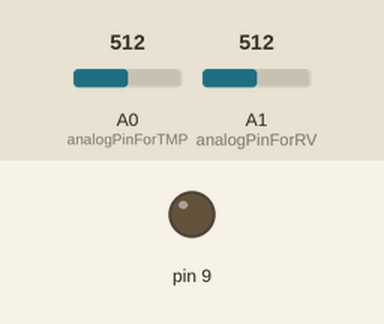
A sketch run on a simulated Arduino Uno, built with avr-gcc and run on an emulated ATmega328P. On the bench: output pins drawn as LEDs (lit = HIGH). Inputs (shaded band) come from the test bench; at power-on: A1 (analogPinForRV) = 512, A0 (analogPinForTMP) = 512. What the sketch prints to the serial monitor is not drawn.

Above: at 0.1 s.
At 1.2 s:
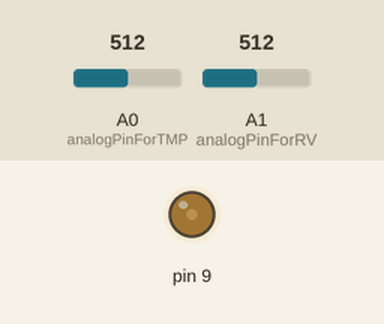
1.3 s: A1 (analogPinForRV) set to 716
At 2.9 s:
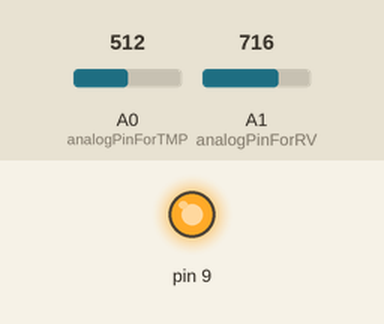
3.5 s: A1 (analogPinForRV) set to 511
6.5 s: A0 (analogPinForTMP) set to 716
9.5 s: A0 (analogPinForTMP) set to 306
Timing chart, 0 to 12.5 s (numbered marks = the images above; inputs shaded):
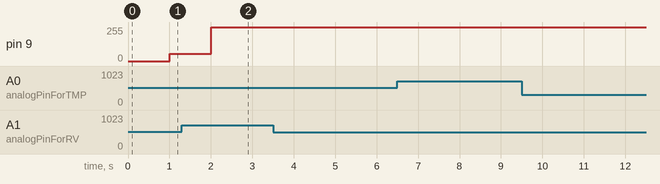

Measured:
- after the input at 1.3 s, pin 9: 56/255 → 255/255 after 0.70 s
- after the input at 3.5 s, every drawn part: stays the same
- after the input at 6.5 s, every drawn part: stays the same
- after the input at 9.5 s, every drawn part: stays the same

The sketch:

timingTest.ino
```cpp
#define analogPinForRV 1 // change to pins you the analog pins are using
#define analogPinForTMP 0
const float zeroWindAdjustment = .2; // negative numbers yield smaller wind speeds and vice versa.
int TMP_Therm_ADunits;               //temp termistor value from wind sensor
float RV_Wind_ADunits;               //RV output from wind sensor
float RV_Wind_Volts;
unsigned long lastMillis;
int TempCtimes100;
float zeroWind_ADunits;
float zeroWind_volts;
float WindSpeed_MPH;

float maxWindSpeed = 50.00; // <---------------------- ieraksti maximālo vēju ātrumu ar komatu piem: 63.55, 50.0;
int speed_ = 0;
int highestValue = 0;
bool newHighValue = true;
int slowDownValue = 1;
int lowestSpeedValue = 1;

// ----------- //

unsigned long lastMillis_readSensor;
unsigned long lastMillis_checkHiVal;
unsigned long lastMillis_buildNewSpeed;
unsigned long lastMillis_spinningFans;

int sensorValue = 0;
int currentValue = 0;
int minimalValue = 1;              // treshol value so smal curent changes dosn't start SetUpNewSpeed(); function
float timeToBuildUpNewSpeed = 2.5; // change this value to increase the time, so the fans can reach the highes sensor value
bool newhigGestValue = false;
bool firstFrameSetupSpeed = false;
bool fansAreSpinning = false;

void setup()
{
    Serial.begin(57600);
    Serial.println("start");

    // ----------- //

    pinMode(A2, INPUT);    // GND pin
    pinMode(A3, INPUT);    // VCC pin
    digitalWrite(A3, LOW); // turn off pullups
}

void loop()
{
    ReadSensor();
    CheckHighestValue();
    if (newhigGestValue)
    {
        SetupNewSpeed();
    }
    if (fansAreSpinning)
    {
        SpinningFans();
    }
}

void SpinningFans()
{
    if (millis() - lastMillis_spinningFans > 3000)
    {
        fansAreSpinning = false;
        currentValue = 0;
        analogWrite(9, currentValue);
        Serial.println("stop");
    }
}

void SetupNewSpeed()
{
    // functions Setup
    if (firstFrameSetupSpeed)
    {
        Serial.println("firstFrameSetupSpeed");
        lastMillis_buildNewSpeed = millis();
        firstFrameSetupSpeed = false;
        newhigGestValue = false;
        analogWrite(9, currentValue);
    }

    // time to finish building up the new speed
    if (millis() - lastMillis_buildNewSpeed > 2500)
    {
        highestValue = false;
        fansAreSpinning = true;
        lastMillis_spinningFans = millis();
    }
}

void CheckHighestValue()
{
    if (sensorValue > highestValue)
    {
        highestValue = sensorValue;
    }

    // register if ther's a new higest value in 1000 milliseconds
    if (millis() - lastMillis_checkHiVal > 1000)
    {
        if (highestValue > minimalValue)
        {
            newhigGestValue = true;
            firstFrameSetupSpeed = true;
            currentValue = highestValue;
            Serial.println("new REAL highestValue: " + sensorValue);
        }else
        {
            newhigGestValue=false;
        }

        lastMillis_checkHiVal = millis();
    }
}

void ReadSensor()
{
    if (millis() - lastMillis_readSensor > 200)
    {
        lastMillis_readSensor = millis();

        TMP_Therm_ADunits = analogRead(analogPinForTMP);
        RV_Wind_ADunits = analogRead(analogPinForRV);
        RV_Wind_Volts = (RV_Wind_ADunits * 0.0048828125);
        TempCtimes100 = (0.005 * ((float)TMP_Therm_ADunits * (float)TMP_Therm_ADunits)) - (16.862 * (float)TMP_Therm_ADunits) + 9075.4;
        zeroWind_ADunits = -0.0006 * ((float)TMP_Therm_ADunits * (float)TMP_Therm_ADunits) + 1.0727 * (float)TMP_Therm_ADunits + 47.172; //  13.0C  553  482.39
        zeroWind_volts = (zeroWind_ADunits * 0.0048828125) - zeroWindAdjustment;
        WindSpeed_MPH = pow(((RV_Wind_Volts - zeroWind_volts) / .2300), 2.7265);

        sensorValue = map(WindSpeed_MPH, 0, maxWindSpeed, 0, 255);
        sensorValue = constrain(sensorValue, 0, 255);
        Serial.println(sensorValue);
        //PrintStuff();

        lastMillis_readSensor = millis();
    }
}

void PrintStuff()
{
    Serial.print("  TMP volts ");
    Serial.print(TMP_Therm_ADunits * 0.0048828125);
    Serial.print(" RV volts ");
    Serial.print((float)RV_Wind_Volts);
    Serial.print("\t  TempC*100 ");
    Serial.print(TempCtimes100);
    Serial.print("   ZeroWind volts ");
    Serial.print(zeroWind_volts);
    Serial.print("   WindSpeed MPH ");
    Serial.println((float)WindSpeed_MPH);
}
```
